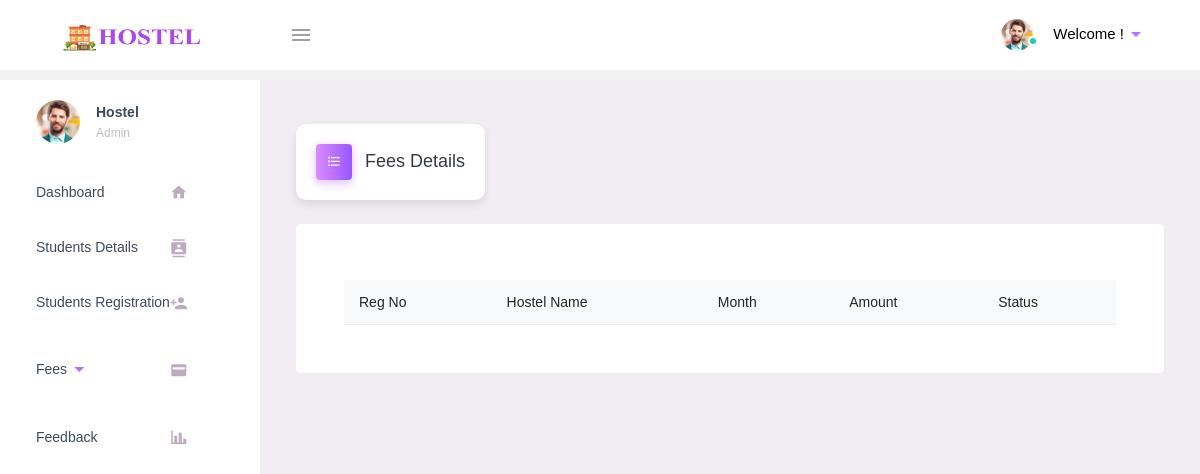
/admin/fees_details.php?reg=UG1901, run on an earlier commit of the app's database.
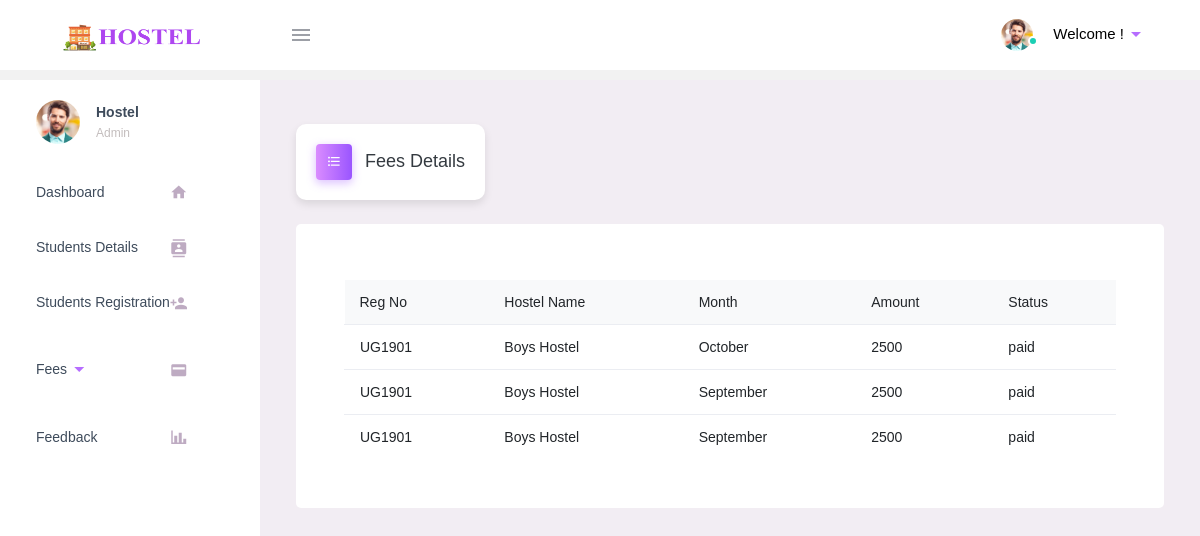
And on a later commit of the database.
### tables this page shows
CREATE TABLE `paid` (
  `id` varchar(20) NOT NULL,
  `reg` varchar(50) NOT NULL,
  `total` varchar(50) NOT NULL,
  `date` varchar(50) NOT NULL,
  `month` varchar(50) NOT NULL
);

CREATE TABLE `stud` (
  `id` int(11) NOT NULL,
  `stud_id` varchar(20) DEFAULT NULL,
  `name` varchar(50) NOT NULL,
  `reg` varchar(50) NOT NULL,
  `gender` varchar(50) NOT NULL,
  `age` varchar(50) NOT NULL,
  `email` varchar(50) NOT NULL,
  `phone` varchar(50) NOT NULL,
  `dept` varchar(50) NOT NULL,
  `hname` varchar(50) NOT NULL,
  `room` varchar(50) NOT NULL
);

### admin/fees_details.php (the view, shortened to what this page needs)
<?php
include("../dbconnect.php");
extract($_POST);
?>
<!DOCTYPE html>
<html lang="en">
<head>
    <link rel="stylesheet" href="./include/materialdesignicons.min.css">
    <link rel="stylesheet" href="./include/vendor.bundle.base.css">
    <link rel="stylesheet" href="./include/style.css">
    <link rel="stylesheet" href="https://cdn.jsdelivr.net/npm/@mdi/font/css/materialdesignicons.min.css">
    <link rel="stylesheet" href="./include/exstyle.css">
</head>
<body class="">
    <div class="container-scroller">
        <header class="topbar" data-navbarbg="skin6">
            <?php include 'navbar.php' ?>
        </header>
        <div class="container-fluid page-body-wrapper pt-0 proBanner-padding-top">
            <div class="navcantainer d-fixed">
                <?php include 'sidebar.php' ?>
            </div>
            <div class="main-panel">
                <div class="content-wrapper">
                    <div class="page-header">
                        <h3 class="page-title">
                            <span class="page-title-icon bg-gradient-primary text-white mr-2">
                                <i class="mdi mdi-format-list-bulleted menu-icon"></i>
                            </span> Fees Details
                        </h3>
                    </div>
                    <div class="grid-margin card p-5 stretch-card">
                        <table class="table table-responsive-xl">
                            <thead class="bg-light"><h1>
                                <tr>
                                    <th>Reg No</th>
                                    <th>Hostel Name</th>
                                    <th>Month</th>
                                    <th>Amount</th>
                                    <th>Status</th>
                                </tr></h1>
                            </thead>
                            <?php
                            $reg = $_GET['reg'];
                            $qry = mysqli_query($connect, "select * from paid where reg='$reg'");
                            while ($row = mysqli_fetch_array($qry)) {
                                $reg = $row['reg'];
                            ?>
                                <tr class="alert " role="alert">
                                    <td>
                                        <div><?php echo $reg; ?></div>
                                    </td>
                                    <?php
                                    $qt = mysqli_query($connect, "select * from stud where reg='$reg'");
                                    $rw = mysqli_fetch_assoc($qt);
                                    ?>
                                    <td>
                                        <div><?php echo $rw['hname']; ?></div>
                                    </td>
                                    <td>
                                        <div><?php echo $row['month']; ?></div>
                                    </td>
                                    <td>
                                        <div><?php echo $row['total']; ?></div>
                                    </td>
                                    <td>
                                        <div><?php echo "paid"; ?></div>
                                    </td>
                                </tr>
                            <?php
                            }
                            ?>
                        </table>
                    </div>
                </div>
            </div>
        </div>
    </div>
</body>
</html>

### admin/navbar.php (shortened to what this page needs)
<nav class="navbar default-layout-navbar col-lg-12 col-12 p-0 d-flex flex-row fixed-top">
  <div class="text-center navbar-brand-wrapper d-flex align-items-center justify-content-center">
    <a class="navbar-brand brand-logo" href="../index.php"><img src="../admin/include/HO_LOGO.png" alt="logo"></a>
  </div>
  <div class="navbar-menu-wrapper d-flex align-items-stretch">
    <button class="navbar-toggler navbar-toggler align-self-center" type="button" data-toggle="minimize">
      <span class="mdi mdi-menu"></span>
    </button>
    <ul class="navbar-nav navbar-nav-right">
      <li class="nav-item nav-profile dropdown">
        <a class="nav-link dropdown-toggle" id="profileDropdown" href="https://www.bootstrapdash.com/demo/purple-admin-free/#" data-toggle="dropdown" aria-expanded="false">
          <div class="nav-profile-img">
            <img src="../admin/include/face1.jpg" alt="image">
            <span class="availability-status online"></span>
          </div>
          <div class="nav-profile-text">
            <p class="mb-1 text-black">Welcome !</p>
          </div><i class="mdi mdi-menu-down mdi-24px text-primary"></i>
        </a>
      </li>
    </ul>
  </div>
</nav>

### admin/sidebar.php (shortened to what this page needs)
<nav class="sidebar sidebar-offcanvas m-0 fixed-left d-flex" id="sidebar">
    <ul class="nav">
        <li class="nav-item nav-profile">
            <a href="#home" class="nav-link">
                <div class="nav-profile-image">
                    <img src="./include/face1.jpg" alt="profile">
                </div>
                <div class="nav-profile-text d-flex flex-column">
                    <span class="font-weight-bold mb-2">Hostel</span>
                    <span class="text-secondary text-small">Admin</span>
                </div>
            </a>
        </li>
        <li class="nav-item">
            <a class="nav-link" href="admin_dashboard.php">
                <span class="menu-title">Dashboard</span>
                <i class="mdi mdi-home menu-icon"></i>
            </a>
        </li>
        <li class="nav-item">
            <a class="nav-link" href="Stud_detail.php">
                <span class="menu-title">Students Details</span>
                <i class="mdi mdi-contacts menu-icon"></i>
            </a>
        </li>
        <li class="nav-item">
            <a class="nav-link" href="stud_registration.php">
                <span class="menu-title">Students Registration</span>
                <i class="mdi mdi-account-plus menu-icon"></i>
            </a>
        </li>
        <li class="nav-item">
            <a class="nav-link collapsed" data-toggle="collapse" href="#ui-basic" aria-expanded="false" aria-controls="ui-basic">
                <span class="menu-title">Fees</span>
                <i class="mdi mdi-menu-down mdi-24px text-primary"></i>
                <i class="mdi mdi-credit-card menu-icon"></i>
            </a>
        </li>
        <li class="nav-item">
            <a class="nav-link" href="get_feedback.php">
                <span class="menu-title">Feedback</span>
                <i class="mdi mdi-chart-bar menu-icon"></i>
            </a>
        </li>
    </ul>
</nav>

### admin/include/exstyle.css (style rules this page uses)
.page-title, .date, .time { background-color: #fff; box-shadow: 0 4px 8px rgba(0, 0, 0, 0.1); padding: 20px; border-radius: 10px; display: inline-block; }
.menu-icon { transition: transform 0.3s ease; }
body { font-family: Verdana, Geneva, sans-serif; font-size: 14px; background: #f2f2f2; }

What changed in the data, as far as the page shows it:
added paid: reg "UG1901", stud.hname "Boys Hostel", month "October", total "2500"
added paid: reg "UG1901", stud.hname "Boys Hostel", month "September", total "2500"
added paid: reg "UG1901", stud.hname "Boys Hostel", month "September", total "2500"
